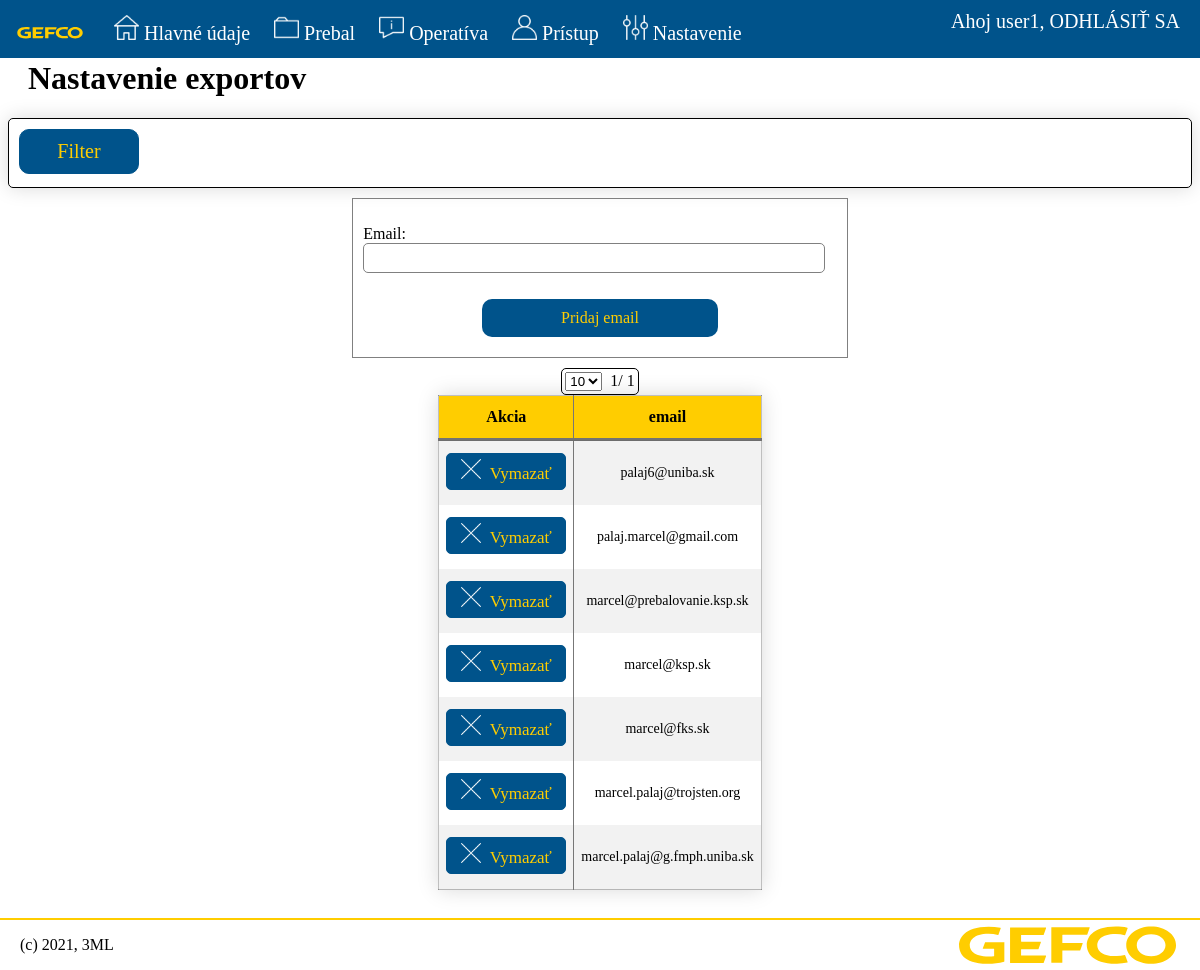
The page /mails/index/ (signed in) on the database its author committed.
### accounts/models.py (models this page shows, shortened)
class User(AbstractUser):
    class Meta:
        verbose_name = 'Účet'
        verbose_name_plural = 'Účty'
        permissions = (('history', 'Prístup k histórii'),
                       ('user_managment', 'Správa používateľov'),
                       ('sku_managment', 'Správa štandardov'), )
        default_permissions = ()
    barcode = models.CharField(max_length=100)

### mails/models.py (models this page shows, shortened)
class MailSendSetting(models.Model):
    class Meta:
        verbose_name = 'Mailová adresa'
        verbose_name_plural = 'Mailové adresy'
        permissions = ()
        default_permissions = ()
    mail = models.EmailField(max_length=50, default="", verbose_name="Email")
    def __str__(self):
        return str(self.mail)
    @staticmethod
    def filter_and_order_emails_by_get(get):
        order_by = get.get('order_by', "-mail")
        try:
            if order_by[0] == '-':
                MailSendSetting._meta.get_field(order_by[1:])
            else:
                MailSendSetting._meta.get_field(order_by)
        except:
            order_by = "-mail"
        email_list = MailSendSetting.objects.filter(
            mail__contains=get.get('mail', ""),
        ).order_by(order_by)
        return email_list

### mails/views.py (the view)
# urls.py: path('', views.index),
@permission_required('accounts.history')
@login_required
def index(request):
    if request.method == 'POST' and 'add_mail' in request.POST:
        form = AddEmailForm(request.POST)
        if form.is_valid():
            if MailSendSetting.get_mail(form.cleaned_data['email']) is not None:
                raise FileExistsError("Email address already exists")
            mail_form = MailSendSetting(
                mail=form.cleaned_data['email']
            )
            mail_form.save()
            Log.make_log(Log.App.MAIL_REPORTS, Log.Priority.DEBUG, request.user, "Pridaná mailová adresa")
            return HttpResponseRedirect("/mails/index/")
    else:
        mail_form = AddEmailForm()
    email_list_all = MailSendSetting.filter_and_order_emails_by_get(request.GET)
    email_list_filter = EmailListFilter(request.GET, queryset=email_list_all)
    filter_GET = request.GET.copy()
    if "paginate_by" in filter_GET:
        filter_GET.pop("paginate_by")
    if "page" in filter_GET:
        filter_GET.pop("page")
    if len(filter_GET) != 0:
        filter_GET_code = "&" + filter_GET.urlencode()
    else:
        filter_GET_code = ""
    paginate_by = request.GET.get('paginate_by', 10) or 10
    open_filter = False
    if request.GET.get("paginate_by") is None and request.GET.get("page") is None and len(request.GET.keys()) != 0:
        open_filter = True
    if request.GET.get("paginate_by") is not None and request.GET.get("page") is not None and len(
            request.GET.keys()) > 2:
        open_filter = True
    if len(request.GET.keys()) > 1:
        if request.GET.get("paginate_by") is not None and request.GET.get("page") is None:
            open_filter = True
        if request.GET.get("paginate_by") is None and request.GET.get("page") is not None:
            open_filter = True
    email_list = filtered_records(request, email_list_filter, paginate_by)
    context = {"email_list": email_list,
               'email_list_filter': email_list_filter, 'paginate_by': paginate_by, "open_filter": open_filter,
               "filter_GET": filter_GET_code, "add_email_form": mail_form, "update_date_form": None}
    return render(request, 'mails/index.html', context)

### mails/forms.py
class AddEmailForm(forms.Form):
    email = forms.EmailField(required=True)

### repacking_site/methods.py (called while the page is built)
def filtered_records(request, records_filter, paginate_by):
    list_filtered = records_filter.qs
    p = Paginator(list_filtered, paginate_by)
    page = request.GET.get('page')
    try:
        complete_list = p.get_page(page)
    except PageNotAnInteger:
        complete_list = p.get_page(1)
    except EmptyPage:
        complete_list = p.get_page(1)
    return complete_list

### mails/templates/mails/index.html (shortened to what this page needs)
{% extends "base.html" %}
{% load static %}
{% block content %}
    <h1>Nastavenie exportov</h1>
    <div class="filter_div">
        <button class="dropbtn_filter" onclick="open_close_filter_menu()">Filter</button>
    </div>
    <div class="two_forms">
    {% if add_email_form %}
        <form action="" method="post" enctype="multipart/form-data">
        {{ add_email_form.as_p }}
        <input type="submit" name="add_mail" value="Pridaj email">
        </form>
    {% endif %}
    </div>
    {% if email_list %}
        <div class="div-page">
        <form method="GET" class="paginate">
            <select name="paginate_by" id="paginate" onchange="location.href='?paginate_by='+document.getElementById('paginate').value+'{{ filter_GET }}';">
                <option value="10" id="pag10">10</option>
            </select>
        </form>
        <div class="pagination">
    <span class="step-links">
        <span class="current">
            {{ email_list.number }}/
            {{ email_list.paginator.num_pages }}
        </span>
    </span>
        </div>
        </div>
        <table>
            <tr>
                <th>Akcia</th>
                <th>email</th>
            </tr>
        {% for email in email_list %}
            <tr>
                <td>
                    <button type="button" class="active-btn"
                                onclick="if(confirm('Chcete naozaj vymazať túto adresu?')){window.location.href='/mails/delete/{{ email }}/'}">
                            <img id="btn-image" src="{% static 'icons/2931151_delete_x_bin_recycle_remove_exit_close.png' %}">
                            Vymazať
                    </button>
                </td>
                <td>{{ email }}</td>
            </tr>
        {% endfor %}
        </table>
    {% else %}
        <p>Žiadne údaje nie sú k dispozícií.</p>
    {% endif %}
{% endblock %}

### templates/base.html (shortened to what this page needs)
{% load static %}
<!DOCTYPE html>
<html lang="en">
<head>
    <link rel="stylesheet" type="text/css" href="{% static 'style.css' %}?version=53">
    <link rel="stylesheet" href="{% static 'image-picker.css' %}">
</head>
<body>
<nav>
    <a href="/"><img id="gefco" src="{% static 'GEFCO_Logo.svg' %}" alt="GEFCO logo"></a>
    {% if user.is_authenticated %}
        {% if perms.accounts.sku_managment %}
            <div class="dropdown">
                <button class="dropbtn"><img id="nav-image" src="{% static 'icons/2931150_home_furniture_office_architecture_house_homepage_building.png' %}">Hlavné údaje</button>
            </div>
        {% endif %}
        <div class="dropdown">
            <button class="dropbtn"><img id="nav-image" src="{% static 'icons/2931141_archive_folder_storage_data_files.png' %}">Prebal</button>
        </div>
        {% if perms.accounts.history %}
            <div class="dropdown">
                <button class="dropbtn"><img id="nav-image" src="{% static 'icons/2931180_info_service_about_support_chat_information.png' %}">Operatíva</button>
            </div>
        {% endif %}
        {% if perms.accounts.user_managment %}
            <div class="dropdown">
                <button class="dropbtn"><img id="nav-image" src="{% static 'icons/2931147_user_user_face_avatar_account_head_profile_head_account_profile_face_avatar_human.png' %}">Prístup</button>
            </div>
            <div class="dropdown">
                <button class="dropbtn"><img id="nav-image" src="{% static 'icons/2931152_control_tools_repair_settings_gear_adjust_setup.png' %}">Nastavenie</button>
            </div>
        {% endif %}
    {% endif %}
    {% if user.is_authenticated %}
        <a class="user" href="/accounts/logout/"> Ahoj {{ user.username }}, ODHLÁSIŤ SA</a>
    {% else %}
        <a class="user" href="/accounts/login/">PRIHLÁSIŤ SA</a>
    {% endif %}
</nav>
<div class="content">
    {% block content %}
    {% endblock %}
</div>
<footer>
    <p>(c) 2021, 3ML</p>
    <img id="gefco" src="{% static 'GEFCO_Logo.svg' %}" alt="GEFCO logo">
</footer>
</body>
</html>

### static/style.css (style rules this page uses)
body { font-family: UniviaPro-regular; }
.content { margin-top: 60px; margin-bottom: 80px; }
a { text-decoration: none; }
nav { background-color: #00538b; margin: 0px 0px 20px 0px; position: fixed; top: 0; left: 0; width: 100%; min-width: 500px; z-index: 1; }
.dropdown { position: relative; display: inline-block; }
nav #gefco { width: 80px; }
.dropbtn { background-color: rgba(0,0,0,0); color: white; font-family: UniviaPro-regular; font-size: 20px; padding: 10px; border: none; cursor: pointer; width: auto; }
nav a { font-size: 20px; color: #ffffff; margin: 0px 10px 0px 10px; }
nav .user { float: right; padding: 10px 0px; margin-right: 20px; }
#nav-image { height: 25px; margin-right: 5px; margin-top: 5px; filter: invert(100%); }
#btn-image { height: 20px; margin: 0px 5px 0px 0px; filter: invert(100%); }
h1 { margin-left: 20px; }
footer { margin-top: 10px; border-top: 2px solid #ffcd00; background-color: white; position: fixed; left: 0; bottom: 0; width: 100%; }
footer p { display: inline; margin-left: 20px; float: left; }
footer #gefco { display: inline; float: right; }
table { border-collapse: collapse; border: 1px solid rgba(0,0,0,0.25); text-align: center; padding: 8px; box-shadow: 0 0 20px rgba(0,0,0,0.15); margin-left: auto; margin-right: auto; }
td, tr, th { text-align: center; padding: 12px 7px; margin: 0; font-size: 14px; }
td, th { border-right: 1px solid #777777; }
th { position: sticky; z-index: 0; top: 50px; border-bottom: 3px solid rgba(0,0,0,0.55); background-color: #ffcd00; font-weight: bold; font-size: 16px; }
td:last-child, th:last-child { border-right: none; }
tr:nth-child(even) { background-color: #f2f2f2; }
form { border: 1px solid gray; padding: 10px; width: 50%; margin-left: auto; margin-right: auto; }
input { font-family: UniviaPro-regular; font-size: 16px; width: 95%; padding: 5px 5px; margin-bottom: 10px; border-radius: 5px; border: 1px solid grey; }
input[type=submit] { width: 50%; display: block; margin-left: auto; margin-right: auto; background-color: #00538b; border: none; color: #ffcd00; padding: 10px 30px; border-radius: 10px; }
.two_forms { display: flex; flex-direction: row; justify-content: space-evenly; gap: 20px; width: 80%; margin: 10px auto; }
.paginate { border: none; padding: 0px; display: inline; width: 40px; float: left; margin: 0px 5px 0px 0px; }
.div-page { display: flex; border: 1px solid black; border-radius: 5px; padding: 3px; width: fit-content; margin-right: auto; margin-left: auto; }
button { padding: 5px 10px; font-family: UniviaPro-regular; font-size: 17px; width: 120px; margin-bottom: 3px; border: 1px solid #00538b; border-radius: 5px; background-color: #00538b; }
.active-btn { color: #ffcd00; cursor: pointer; }
.filter_div { border: 1px solid black; border-radius: 5px; box-shadow: 0 0 20px rgba(0,0,0,0.15); padding: 10px; }
.dropbtn_filter { display: block; background-color: #00538b; color: #ffcd00; font-family: UniviaPro-regular; font-size: 20px; padding: 10px 20px; margin-right: 20px; cursor: pointer; border: 1px solid #00538b; border-radius: 10px; }

### rows shown on the page
User: username "user1"
MailSendSetting: mail "palaj6@uniba.sk"
MailSendSetting: mail "palaj.marcel@gmail.com"
MailSendSetting: mail "marcel@prebalovanie.ksp.sk"
MailSendSetting: mail "marcel@ksp.sk"
MailSendSetting: mail "marcel@fks.sk"
MailSendSetting: mail "marcel.palaj@trojsten.org"
MailSendSetting: mail "marcel.palaj@g.fmph.uniba.sk"

### other values the page prints
{{ email_list.number }} "1"
{{ email_list.paginator.num_pages }} "1"
